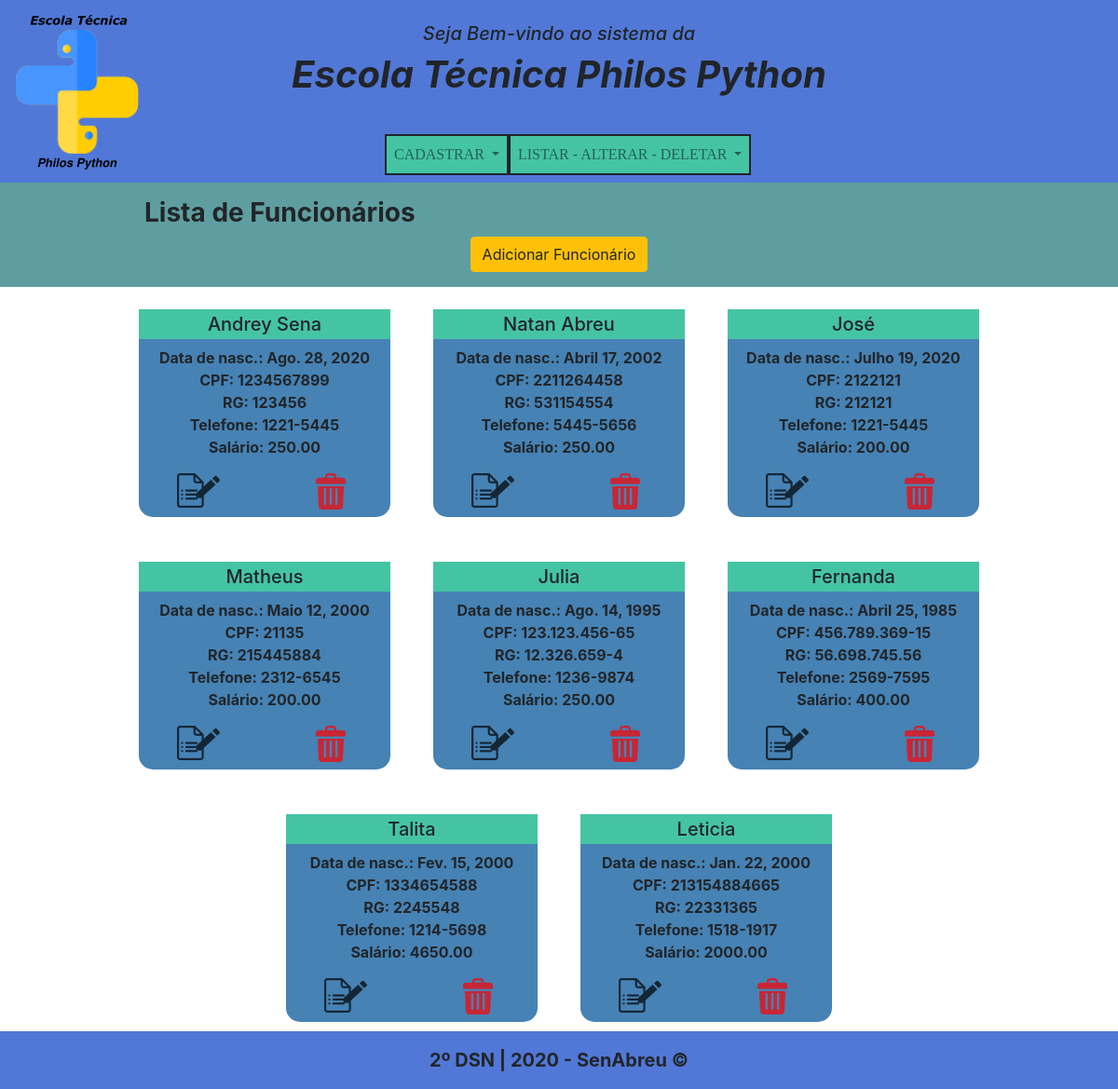
The page /listaFuncionario/ on the database its author committed.
### escola/models.py (models this page shows, shortened)
class Funcionario(models.Model):
    ID_Funcionario = models.AutoField(primary_key=True)
    nome_do_funcionario = models.CharField(max_length=45)
    data_de_nascimento = models.DateField()
    cpf = models.CharField(max_length=45)
    rg = models.CharField(max_length=45)
    telefone = models.CharField(max_length=45)
    salario = models.DecimalField(max_digits=7, decimal_places=2)
    class Meta:
        db_table = 'funcionario'

### escola/views.py (the view)
# urls.py: path("listaFuncionario/", listafunc, name="url_listagemFunc"),
def listafunc(request):
    data = {}
    data["Funcionario"] = Funcionario.objects.all()
    return render(request, "Funcionario/listaFuncionario.html", data)

### escola/templates/Funcionario/listaFuncionario.html (shortened to what this page needs)
<!DOCTYPE html>
<html lang="pt-br">
    <head>
        <link rel="stylesheet" href="https://stackpath.bootstrapcdn.com/bootstrap/4.1.3/css/bootstrap.min.css"
>
        {% load static %}
        <link rel="stylesheet" href="{% static '../static/estilo/style.css' %}">
    </head>
    <body>
        <header class="clearfix">
            <figure class="figure pt-3 pl-3 logo">
                <a href="/"><img src="{% static '../static/img/pythonlogo.png' %}" class="figure-img img-fluid rounded float-left" alt="Logo Philos Python"></a>
            </figure>
            <div class="">
                <h5 class="text-center title-1 pt-4">Seja Bem-vindo ao sistema da</h5>
                <h1 class="text-center title-2 pb-4">Escola Técnica Philos Python</h1>
            </div>
            <div>
                <nav class="navbar navbar-expand-lg navbar-light teste">
                    <div class="collapse navbar-collapse teste" id="conteudoNavbarSuportado">
                        <ul class="navbar-nav mr-auto">
                            <li class="nav-item dropdown">
                                <a class="nav-link dropdown-toggle" href="#" id="navbarDropdown" role="button" data-toggle="dropdown" aria-haspopup="true" aria-expanded="false">
                                    CADASTRAR
                                </a>
                            </li>
                            <li class="nav-item dropdown">
                                <a class="nav-link dropdown-toggle" href="#" id="navbarDropdown" role="button" data-toggle="dropdown" aria-haspopup="true" aria-expanded="false">
                                    LISTAR - ALTERAR - DELETAR
                                </a>
                            </li>
                        </ul>
                    </div>
                </nav>
            </div>
        </header>
        <main class="mb-5">
            <div class="container-fluid ">
                <div class="row barra-t px-5 py-3 justify-content-center">
                    <h3 class="col-md-6 col-sm-5 col-12 nome-t">Lista de Funcionários</h3>
                    <div class="col-md-3 col-lg-4 col-sm-2"></div>
                    <a href="{% url 'url_cadastroFunc' %}" class="">
                        <button type="submit" class="btn btn-warning ">
                            Adicionar Funcionário
                        </button>
                    </a>
                </div>
            </div>
            <div class="container-fluid">
                <div class="row justify-content-center">
                    {% for Funcionario in Funcionario %}
                    <div class="col-md-3 text-center mt-4 mb-2 m-2">
                        <div class="items-l mb-3">
                            <h5 class="nome-l p-1">{{ Funcionario.nome_do_funcionario }}</h5>
                            <b>Data de nasc.: {{ Funcionario.data_de_nascimento}}</b><br>
                            <b>CPF: {{ Funcionario.cpf }}</b><br>
                            <b>RG: {{ Funcionario.rg }}</b><br>
                            <b>Telefone: {{ Funcionario.telefone }}</b><br>
                            <b>Salário: {{ Funcionario.salario }}</b><br>
                            <div class="row justify-content-center pt-3 p-2">
                                <div class="col-md-6 col-6">
                                    <a href="{% url 'url_atualizarFunc' Funcionario.ID_Funcionario %}">
                                        <img type="submit" src="{% static '../static/img/edit.png' %}" class="btn-img">
                                    </a>
                                </div>
                                <div class="col-md-6 col-6">
                                    <a href="{% url 'url_deletaFunc' Funcionario.ID_Funcionario %}">
                                        <img type="submit" src="{% static '../static/img/delete.png' %}" class="btn-img">
                                    </a>
                                </div>
                            </div>
                        </div>
                    </div>
                {% endfor %}
                </div>
            </div>
        </main>
        <footer class="container-fluid fixed-bottom">
            <div class="row justify-content-center">
                <p class="footer-p mt-3">2º DSN | 2020 - SenAbreu ©</p>
            </div>
        </footer>
    </body>
</html>

### escola/static/estilo/style.css (style rules this page uses)
body { background-color: white; }
header { background-color: #5178D7; }
.logo { position: absolute; }
.title-1 { font-style: italic; }
.title-2 { font-style: italic; font-weight: bolder; }
nav { max-width: 100%; position: relative; font-size: 16px; font-family: Verdana; }
nav ul { width: 100%; margin-left: 0.3%; justify-content: center; }
nav li { list-style-type: none; text-align: center; float: left; text-decoration: none; border: solid 2px; }
nav li a { color: black; background-color: #45C4A4; }
.nome-t { font-weight: bold; }
.barra-t { background-color: #5F9EA0; }
.nome-l { background-color: #45C4A4; }
.items-l { background-color: #4682B4; border-radius: 15px; }
.btn-img { opacity: 0.7; }
.teste { background: none; }
footer { background-color: #5178D7; }
.footer-p { font-size: 20px; font-weight: bold; }

### rows shown on the page
Funcionario: nome_do_funcionario "Andrey Sena", data_de_nascimento "Ago. 28, 2020", cpf "1234567899", rg "123456", telefone "1221-5445", salario "250.00"
Funcionario: nome_do_funcionario "Natan Abreu", data_de_nascimento "Abril 17, 2002", cpf "2211264458", rg "531154554", telefone "5445-5656", salario "250.00"
Funcionario: nome_do_funcionario "José", data_de_nascimento "Julho 19, 2020", cpf "2122121", rg "212121", telefone "1221-5445", salario "200.00"
Funcionario: nome_do_funcionario "Matheus", data_de_nascimento "Maio 12, 2000", cpf "21135", rg "215445884", telefone "2312-6545", salario "200.00"
Funcionario: nome_do_funcionario "Julia", data_de_nascimento "Ago. 14, 1995", cpf "123.123.456-65", rg "12.326.659-4", telefone "1236-9874", salario "250.00"
Funcionario: nome_do_funcionario "Fernanda", data_de_nascimento "Abril 25, 1985", cpf "456.789.369-15", rg "56.698.745.56", telefone "2569-7595", salario "400.00"
Funcionario: nome_do_funcionario "Talita", data_de_nascimento "Fev. 15, 2000", cpf "1334654588", rg "2245548", telefone "1214-5698", salario "4650.00"
Funcionario: nome_do_funcionario "Leticia", data_de_nascimento "Jan. 22, 2000", cpf "213154884665", rg "22331365", telefone "1518-1917", salario "2000.00"
